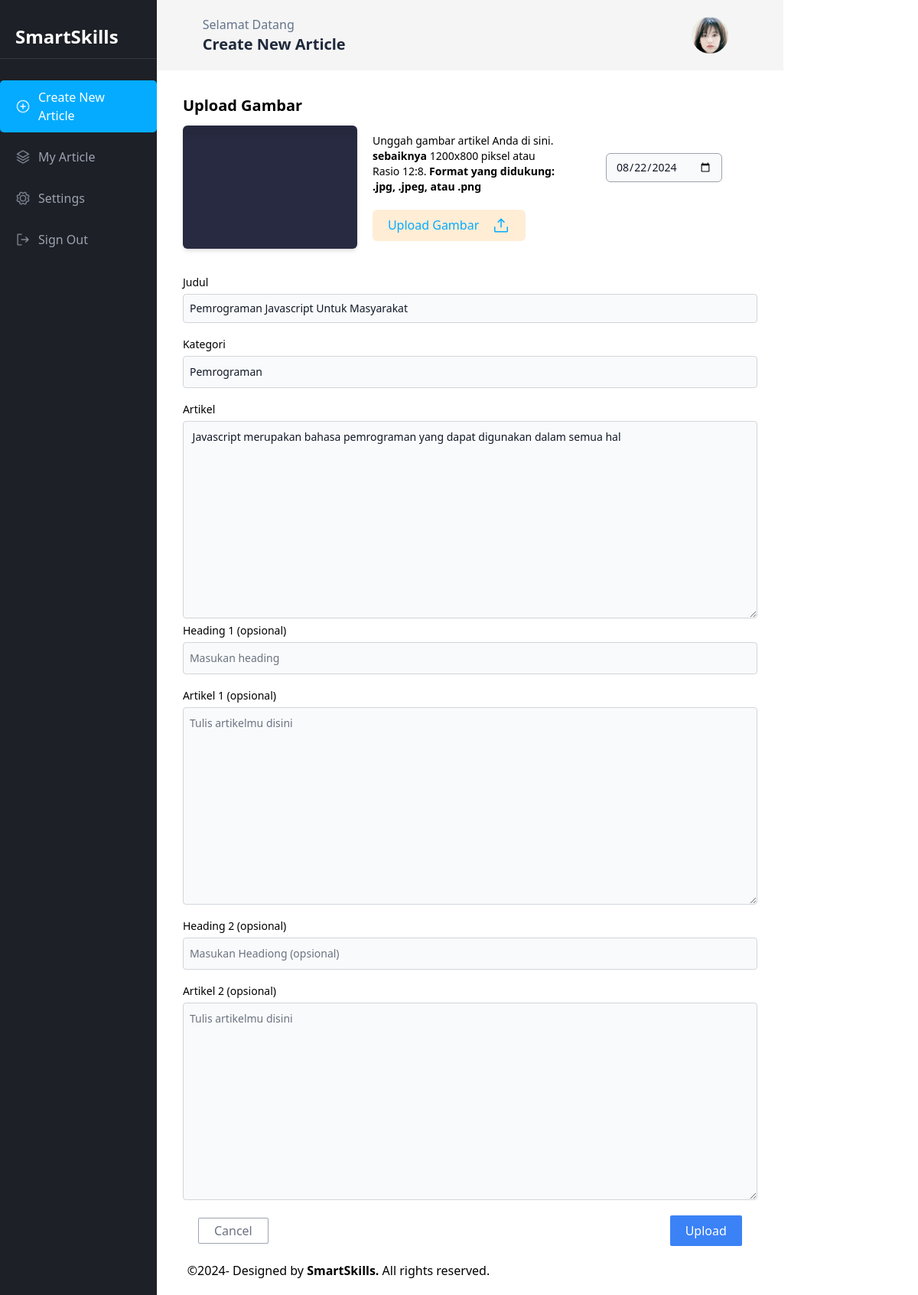
The app's page /createArticleAg.php?id_artikel=14 (signed in) with its own data.
### tables this page shows
CREATE TABLE `agent` (
  `id_agent` int(11) NOT NULL,
  `username` varchar(50) NOT NULL,
  `email` varchar(50) NOT NULL,
  `password` varchar(255) NOT NULL,
  `nama_agent` varchar(100) NOT NULL,
  `instansi` varchar(100) NOT NULL,
  `nik` varchar(255) NOT NULL,
  `no_hp` char(13) NOT NULL,
  `title` varchar(100) NOT NULL,
  `biography` text NOT NULL,
  `foto` varchar(255) NOT NULL DEFAULT 'Image.png'
);

CREATE TABLE `artikel` (
  `id_artikel` int(11) NOT NULL,
  `id_agent` int(11) NOT NULL,
  `judul` varchar(255) NOT NULL,
  `kategori` varchar(255) NOT NULL,
  `artikel` text NOT NULL,
  `header1` varchar(255) NOT NULL,
  `artikel1` text NOT NULL,
  `header2` varchar(255) NOT NULL,
  `artikel2` varchar(255) NOT NULL,
  `tgl_membuat` date NOT NULL,
  `foto` varchar(255) NOT NULL
);

### functions/function/selectData.php (called while the page is built)
<?php
require __DIR__ . "/../../functions/koneksi.php";
function query($query){
    global $conn;
    $query = "$query";
    $result = mysqli_query($conn, $query);
    $rows = [];
    while($row = mysqli_fetch_assoc($result)){
        $rows[] = $row;
    }
    return $rows;
}
?>

### includes/updateArticle.php (the view, shortened to what this page needs)
<div class="flex flex-row items-center gap-5 mb-7">
    <div class="basis-2/3">
        <p class="text-xl font-semibold my-3">Upload Gambar</p>
        <div class="flex gap-5">
            <?php if (!isset($_GET['id_artikel'])) : ?>
                <img class="shadow-md rounded-md" src="assets/fotoUploads/artikelgambar.png" alt="" name="foto" id="gam_settings">
            <?php else : ?>
                <img class="shadow-md rounded-md" src="assets/fotoUploads/<?= $artikel['foto'] ?>" alt="" name="foto" id="gam_settings">
            <?php endif; ?>
            <div class="flex flex-col justify-around">
                <p class="text-sm">Unggah gambar artikel Anda di sini. <span><b>sebaiknya </b></span>1200x800 piksel atau Rasio 12:8. <b>Format yang didukung: .jpg, .jpeg, atau .png</b></p>
                <div>
                    <label class="flex justify-between py-2 px-5 bg-orange-100 rounded-md cursor-pointer font-medium" for="avatar" style="width: 200px; color: rgba(4, 171, 255, 1);">Upload Gambar <img src="assets/icon/unduhGambar.png" alt=""></label>
                </div>
            </div>
        </div>
    </div>
    <div class="basis-1/3 flex justify-center">
        <?php if (!isset($_GET['id_artikel'])) : ?>
            <input class="bg-gray-50 border border-gray-400 text-gray-900 text-sm rounded-md" type="date" name="tanggal" value="<?= $date ?>">
        <?php else : ?>
            <input class="bg-gray-50 border border-gray-400 text-gray-900 text-sm rounded-md" type="date" name="tanggal" value="<?= $artikel['tgl_membuat'] ?>">
        <?php endif; ?>
    </div>
</div>
<div class="flex flex-col gap-3">
    <div class="form-artikel-paket">
        <label for="judul">Judul </label>
        <input class="bg-gray-50 border border-gray-300 text-gray-900 text-sm " type="text" name="judul" placeholder="Judul Artikel" value="<?= $artikel['judul'] ?>">
    </div>
    <div class="form-artikel-paket">
        <label for="kategori">Kategori</label>
        <input type="text" name="kategori" placeholder="Kategori artikel. Contoh: Figma" value="<?= $artikel['kategori'] ?>">
    </div>
    <div class="form-artikel-paket">
        <label for="artikel">Artikel</label>
        <textarea name="artikel" id="artikel" cols="30" rows="10" placeholder="Tulis artikelmu disini"> <?= $artikel['artikel'] ?></textarea>
    </div>
</div>
<div class="flex flex-col gap-3">
    <div class="form-artikel-paket">
        <label for="heading1">Heading 1 <span>(opsional)</span></label>
        <input type="text" name="heading1" placeholder="Masukan heading" value="<?= $artikel['header1'] ?>">
    </div>
    <div class="form-artikel-paket">
        <label for="artikel1">Artikel 1 <span>(opsional)</span></label>
        <textarea name="artikel1" id="artikel1" cols="30" rows="10" placeholder="Tulis artikelmu disini"><?= $artikel['artikel1'] ?></textarea>
    </div>
    <div class="form-artikel-paket">
        <label for="heading2">Heading 2 <span>(opsional)</span></label>
        <input type="text" name="heading2" placeholder="Masukan Headiong (opsional)" value="<?= $artikel['header2'] ?>">
    </div>
    <div class="form-artikel-paket">
        <label for="artikel2">Artikel 2 <span>(opsional)</span></label>
        <textarea name="artikel2" id="artikel2" cols="30" rows="10" placeholder="Tulis artikelmu disini"><?= $artikel['artikel2'] ?></textarea>
    </div>
</div>

### includes/upperContentAg.php (shortened to what this page needs)
<div class="flex justify-between items-center" id="upper-content">
    <div>
        <p class="text-slate-500 font-medium">Selamat Datang</p>
        <p class="text-slate-800 font-bold text-xl"><?=$page_location?></p>
    </div>
    <div class="flex justify-center gap-5 p-3 items-center">
        <div class="flex">
            <img src="assets/fotoUploads/<?=$agent['foto']?>" alt=""
                style="height: 48px; width: 48px; object-fit: cover; object-position: center; border-radius: 100%">
        </div>
    </div>
</div>

### style/createArticleAg.css (style rules this page uses)
#gam_settings { width: 228px; height: 161px; object-fit: cover; }
.form-artikel-paket { display: flex; flex-direction: column; }
.form-artikel-paket > label { font-size: 0.875rem; margin-top: 5px; }
.form-artikel-paket > input, .form-artikel-paket > textarea { background-color: #f9fafb; border: 1px solid #d1d5db; color: #111827; font-size: 0.875rem; padding: 0.5rem; border-radius: 0.25rem; margin-top: 5px; }

### style/includes/sidebar.css (style rules this page uses)
#upper-content { background-color: whitesmoke; padding: 10px 60px; }

### records on screen
agent: foto (picture)
artikel: foto (picture), tanggal "08/22/2024", judul "Pemrograman Javascript Untuk Masyarakat", kategori "Pemrograman", artikel "Javascript merupakan bahasa pemrograman yang dapat digunakan dalam semua hal"

### other values on screen
$page_location "Create New Article"
